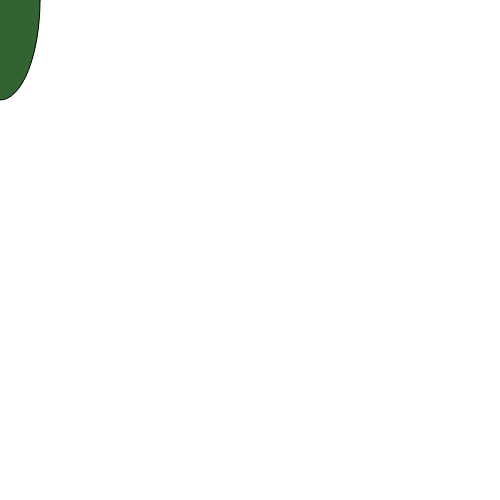
Frame 1 (no input)
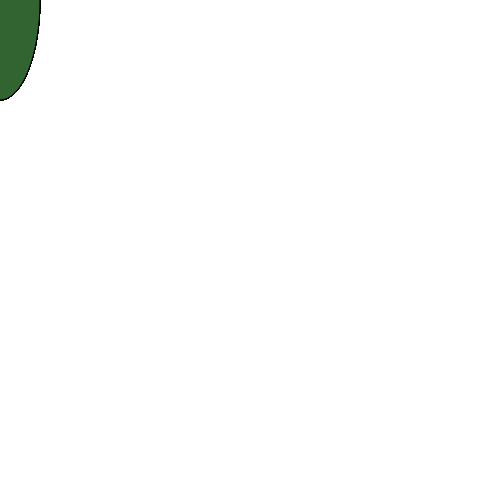
Frame 60 (no input)
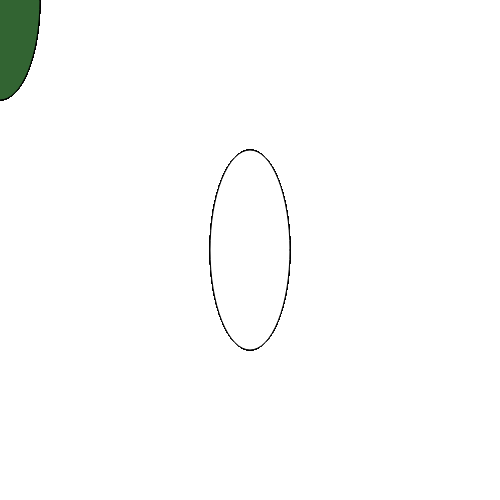
Frame 120 (the mouse pressed at the canvas centre since frame 60)

The p5.js sketch that drew these frames (run headless with seeded random() and noise() and a simulated clock; from frame 60 on, the mouse is pressed at the canvas centre):

// p5.js sketch
// ── sketch.js
function setup() {
    createCanvas(500,500);
  }
  
  function draw(){
    if(mouseIsPressed){
      fill(1000);
    }else{
      fill(50,100,50);
    }
    ellipse(mouseX,mouseY,80,200);
  }
